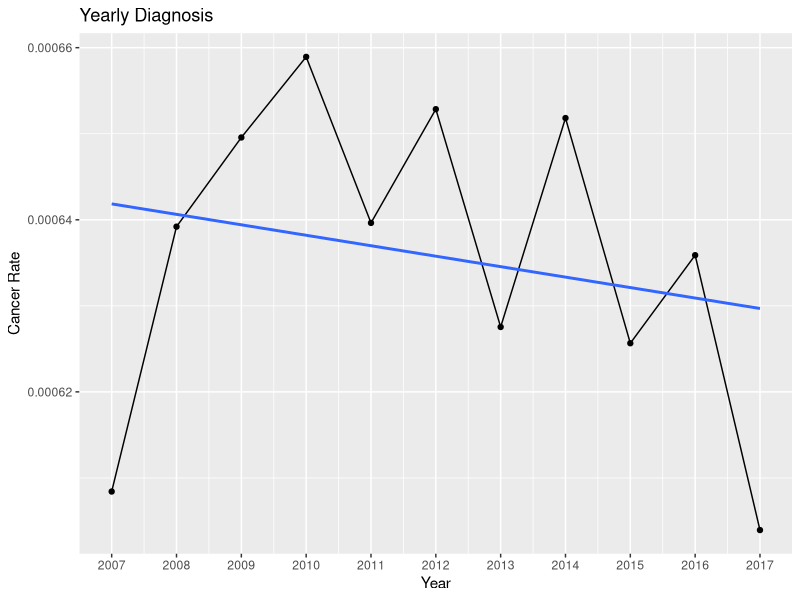

R code for this plot:
library(dplyr)
library(ggplot2)

# Read data
lung_raw <- read.csv("data/WSCR_lung_raw.csv")
# View(lung_raw)

prep_yearly_data <- lung_raw %>%
  filter(lung_raw$Gender == "All")
# View(prep_yearly_data)

#####################################################
# Cancer Rate vs Year
#####################################################

yearly_cancer_plot <- prep_yearly_data %>%
  ggplot(mapping = aes(x = Year, y = Annual.Observations/Annual.Population)) +
  geom_point() +
  scale_x_continuous(breaks = 2007:2017) +
  geom_line() +
  geom_smooth(method = "lm", se = FALSE, formula = y ~ x) +
  labs(y = "Cancer Rate", title= "Yearly Diagnosis")

yearly_cancer_plot


#####################################################
# Cancer Dist female and male
#####################################################

prep_compare_data <- lung_raw %>%
  filter(lung_raw$Gender != "All")
# View(prep_compare_data)

female_data <- prep_compare_data %>% 
  filter(Gender == "Female")

male_data <- prep_compare_data %>% 
  filter(Gender == "Male")
#Statistical Testing
F_mean <- female_data %>% 
  summarise(mean(Annual.Observations/Annual.Population)) 
M_mean <- male_data %>% 
  summarise(mean(Annual.Observations/Annual.Population))

F_median <- female_data %>% 
  summarise(median(Annual.Observations/Annual.Population))
M_median <- male_data %>% 
  summarise(median(Annual.Observations/Annual.Population))

F_max <- female_data %>% 
  summarise(max(Annual.Observations/Annual.Population))
M_max <- male_data %>% 
  summarise(max(Annual.Observations/Annual.Population))

F_min <- female_data %>% 
  summarise(min(Annual.Observations/Annual.Population))
M_min <- male_data %>% 
  summarise(min(Annual.Observations/Annual.Population))

F_range = F_max - F_min
M_range = M_max - M_min

F_sd <- female_data %>% 
  summarise(sd(Annual.Observations/Annual.Population))
M_sd <- male_data %>% 
  summarise(sd(Annual.Observations/Annual.Population))

compare_plot <- prep_compare_data %>%
  ggplot(aes(x = Gender, y = Annual.Observations/Annual.Population, fill = Gender)) +
  geom_boxplot() +
  labs(y = "Cancer Rate")
  
  
  



